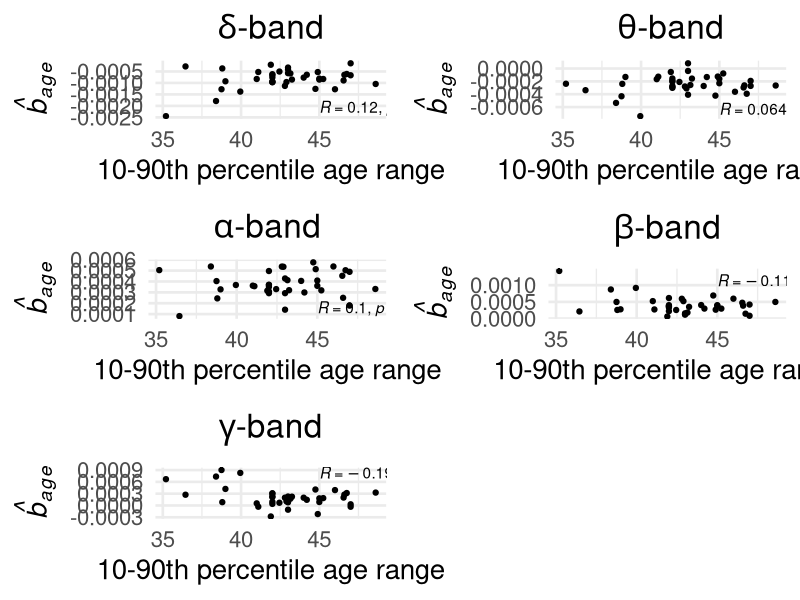

Here is the R script that generated this plot:
################################################################################

# Script to check that the age range in each ROI is not affecting results
# For Supplementary



#### PRELIMINARIES #############################################################

# packages
library(tidyverse)            # data frames & ggplot
library(ggpubr)               # add stats (corr coef) to ggplot
library(gridExtra)            # combining ggplots

# data
setwd("/media/b6036780/8TB1/norm-ieeg-age-sex-site")
BPdata_p = read.csv("Data/ROI1_relBP_pooled.csv")
age_coeffs = read.csv("Output/age_ROI_stats.csv")

band = c("delta","theta","alpha","beta","gamma")



#### DATA FRAME CREATION #######################################################

# calculate 0.05 and 0.95 percentiles and subtract to give rang/spread of
# central 90% of ages
ROI_ages = BPdata_p %>% 
  group_by(ROI_R) %>%
  reframe(age_range_l=quantile(Age,0.05), age_range_u=quantile(Age,0.95),
          inter90range = age_range_u-age_range_l) %>%
  select(ROI_R,inter90range)

# select just coefs and ROI Index from ROI_stats df
age_coeffs = age_coeffs %>%
  select(ROI_index,paste0(band,"_coef")) %>%
  rename(ROI_R=ROI_index)

# combine
ROI_ages = left_join(ROI_ages,age_coeffs)



#### PLOTTING ##################################################################

# plot settings
options(scipen=999)           # no sci notation
theme_set(theme_minimal(base_size = 20))

# additions to all plots
gg_all = list(
  geom_point(), xlab("10-90th percentile age range"), ylab(expression(italic(hat(b)[age]))),
  theme(plot.title = element_text(hjust = 0.5),panel.grid.minor.y = element_blank())
)

# each band 
del=ggplot(data = ROI_ages, aes(x=inter90range,y=delta_coef)) + ggtitle(expression(delta*"-band")) +
  stat_cor(method="spearman", label.x=45, label.y=-0.0021) + gg_all

the=ggplot(data = ROI_ages, aes(x=inter90range,y=theta_coef)) + ggtitle(expression(theta*"-band")) +
  stat_cor(method="spearman", label.x=45, label.y=-0.00065) + gg_all

alp=ggplot(data = ROI_ages, aes(x=inter90range,y=alpha_coef)) + ggtitle(expression(alpha*"-band")) +
  stat_cor(method="spearman", label.x=45, label.y=0.00015) + gg_all

bet=ggplot(data = ROI_ages, aes(x=inter90range,y=beta_coef)) + ggtitle(expression(beta*"-band")) +
  stat_cor(method="spearman", label.x=45, label.y=0.0011) + gg_all

gam=ggplot(data = ROI_ages, aes(x=inter90range,y=gamma_coef)) + ggtitle(expression(gamma*"-band")) +
  stat_cor(method="spearman", label.x=45, label.y=0.0008) + gg_all

# combine
pdf("Output/sup-results/ROI_ages_SUP.pdf", width=15,height=13)
grid.arrange(del,the,alp,bet,gam)
dev.off()

